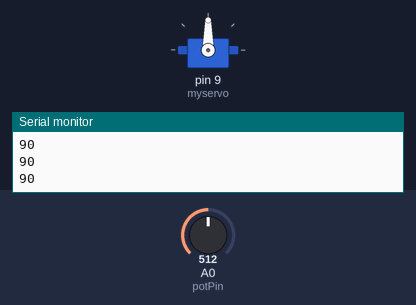
Bench run of a sketch on a simulated Arduino Uno, built with avr-gcc and run on an emulated ATmega328P. On the bench: servo, the last lines printed to the serial monitor. The test bench sets the inputs (shaded band); at power-on: A0 (potPin) = 512.

Above: at 1.2 s.
1.3 s: A0 (potPin) set to 716
At 2.5 s:
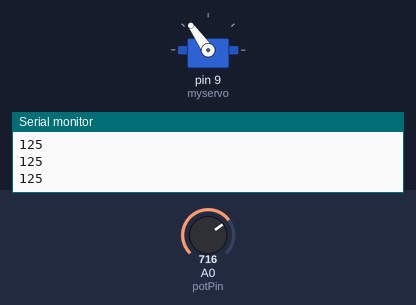
2.8 s: A0 (potPin) set to 900
At 3.8 s:
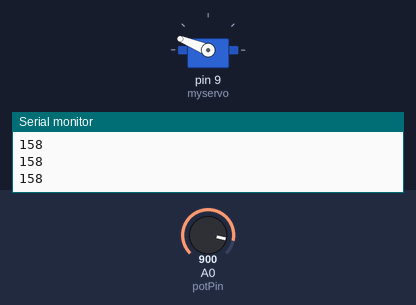
4.3 s: A0 (potPin) set to 1023
At 5.2 s:
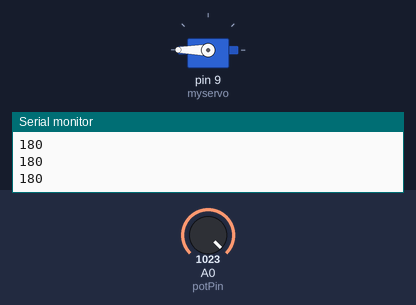
5.8 s: A0 (potPin) set to 306
At 6.6 s:
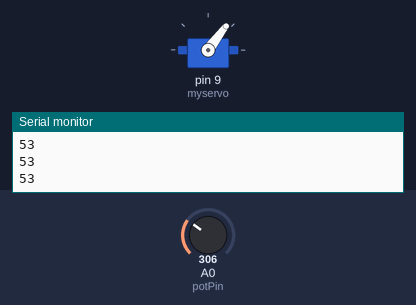
7.3 s: A0 (potPin) set to 122
At 7.9 s:
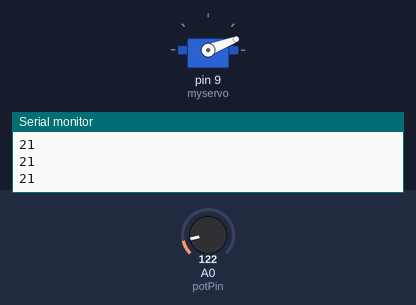
8.8 s: A0 (potPin) set to 0
At 9.2 s:
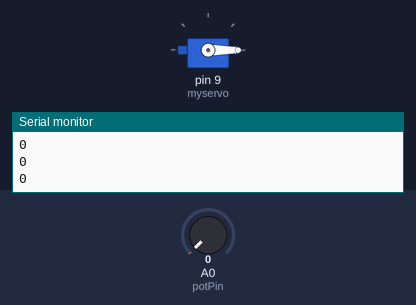
Timing chart, 0 to 11.3 s (numbered marks = the images above; inputs shaded):
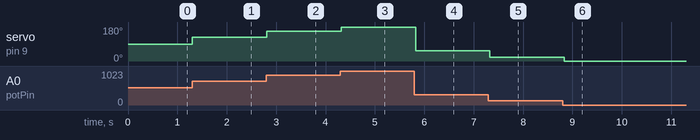

Measured:
- after the input at 1.3 s, servo on pin 9 (myservo): 90° → 125° at once
- after the input at 2.8 s, servo on pin 9 (myservo): 125° → 158° at once
- after the input at 4.3 s, servo on pin 9 (myservo): 158° → 180° at once
- after the input at 5.8 s, servo on pin 9 (myservo): 180° → 53° at once
- after the input at 7.3 s, servo on pin 9 (myservo): 53° → 21° at once
- after the input at 8.8 s, servo on pin 9 (myservo): 21° → 0° at once

The sketch:

Exp2.2_Lab2.ino
```cpp
#include <Servo.h>

Servo myservo;
const int potPin = A0;  // Potentiometer connected to analog pin A0
const int ledM = 3;

void setup() {
  Serial.begin(9600);   // Initialize serial communication
  myservo.attach(9);    // Attaches the servo on pin 9
}

void loop() {
  int potValue = analogRead(potPin);               // Read potentiometer (0 to 1023)
  int angle = map(potValue, 0, 1023, 0, 180);  // Convert to 0-180 degrees

  myservo.write(angle);                        // Move the servo

  // Send the angle to the Python script
  Serial.println(angle);

  delay(100);
  if (potValue > 511)
  {
    digitalWrite(ledM,HIGH);
  }

  else
  {
    digitalWrite(ledM,LOW);
  }
}
```
